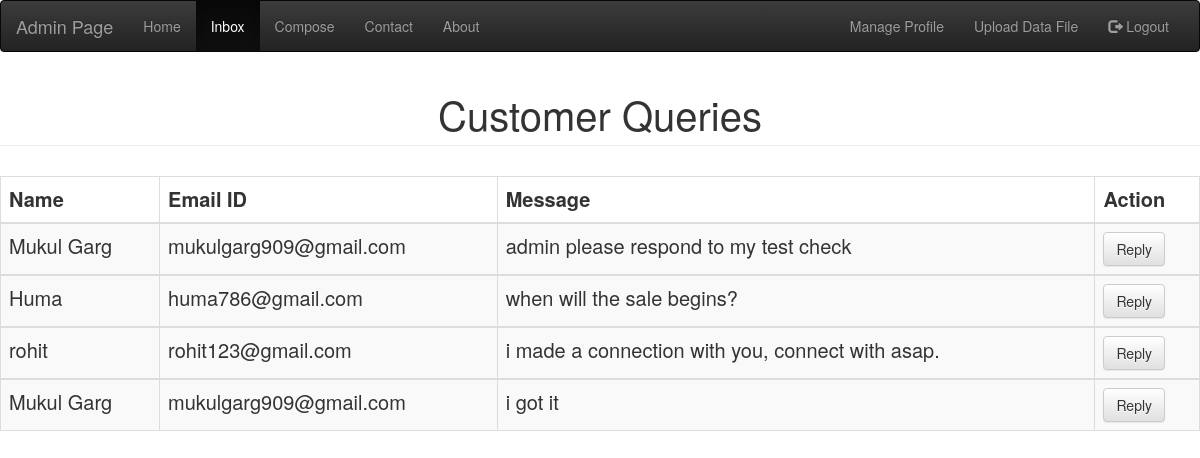
/admininbox.php (signed in), run on the app's committed database.
### tables this page shows
CREATE TABLE IF NOT EXISTS `customer_msg` (
  `name` varchar(225) NOT NULL,
  `email` varchar(225) NOT NULL,
  `msg` varchar(225) NOT NULL
);

### admininbox.php (the view, shortened to what this page needs)
<!DOCTYPE html>
<html>
<head>
	<link rel="stylesheet" href="https://maxcdn.bootstrapcdn.com/bootstrap/3.3.7/css/bootstrap.min.css">
	<link rel="stylesheet" href="https://maxcdn.bootstrapcdn.com/bootstrap/3.3.7/css/bootstrap-theme.min.css">
</head>
<body>
	<nav class="navbar navbar-inverse">
    	<div class="container-fluid">
    		<div class="navbar-header">
      			<a class="navbar-brand" href="#">Admin Page</a>
    		</div>
    <div class="collapse navbar-collapse" id="navbar-collapse">
    	<ul class="nav navbar-nav">
     		<li><a href="bsadminwelcome.php">Home</a></li>
     		<li class="active"><a href="admininbox.php">Inbox</a></li>
     		<li><a href="compose.php">Compose</a></li>
     		<li><a href="#contact">Contact</a></li>
     		<li><a href="#">About</a></li>
  		</ul>
    	<ul class="nav navbar-nav navbar-right">
      		<li><a href="manageprofile.php">Manage Profile</a></li>
      		<li><a href="upload.php">Upload Data File</a></li>
			<li><a href="logout.php"><span class="glyphicon glyphicon-log-out"></span> Logout</a></li>
    	</ul>
    </div>
 		</div>
	</nav>
<header>
		<h2 style="text-align: center; font-size: 40px; margin-bottom: 30px;" class="page-header">Customer Queries</h2>
	</header>
<div class="table-responsive">
	<table style="font-size: 20px;" class="table table-striped table-bordered table-hover">
		<thead>
			<tr>
				<th>Name</th>
				<th>Email ID</th>
				<th>Message</th>
				<th>Action</th>
		</thead>
<?php
include "config.php";
$q="select * from customer_msg";
$z=mysqli_query($con,$q);
	while ($rows=mysqli_fetch_array($z))
	{
		echo "<tbody>";
		echo "<tr>";
		echo "<td>";
		echo $rows["name"];
		echo "</td>";
		echo "<td>";
		echo $rows["email"];
		echo "</td>";
		echo "<td>";
		echo $rows["msg"];
		echo "</td>";
		$name=$rows["name"];
		$mail=$rows["email"];
		$msg=$rows["msg"];
		echo"<td>";
		echo"<a class='btn btn-default' href='reply.php?uname=$name & umail=$mail & umsg=$msg'>Reply</a>";
		echo"</tbody>";
	}
?>
</table>
</div>
</body>
</html>

### data on the page
customer_msg: name "Mukul Garg", email "mukulgarg909@gmail.com", msg "admin please respond to my test check"
customer_msg: name "Huma", email "huma786@gmail.com", msg "when will the sale begins?"
customer_msg: name "rohit", email "rohit123@gmail.com", msg "i made a connection with you, connect with asap."
customer_msg: name "Mukul Garg", email "mukulgarg909@gmail.com", msg "i got it"
